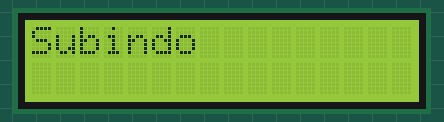
Simulated run of this sketch. Board: Arduino Mega 2560, built with avr-gcc and run on an emulated ATmega2560. Shown: 16×2 character LCD.

Above: at 0.1 s.
At 0.6 s:
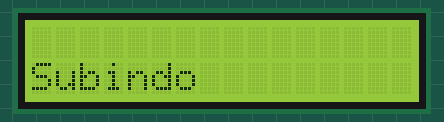

Measured:
- what the display in image 1 shows lasts 0.5 s, from 0.6 s to 1.1 s

The sketch:

lcdSubindo.ino
```cpp
#include <LiquidCrystal.h>

LiquidCrystal lcd(19, 23, 18, 17, 16, 15);
int x = 0;

void setup() {
  lcd.begin(16, 2);
  lcd.clear();
}

void loop() {
  while (1){
    lcd.setCursor(0, x);
    lcd.print("Subindo");
    x += 1;
    if (x == 2){
      x = 0;
    }
  delay (500);
  lcd.clear();
  }
}
```
